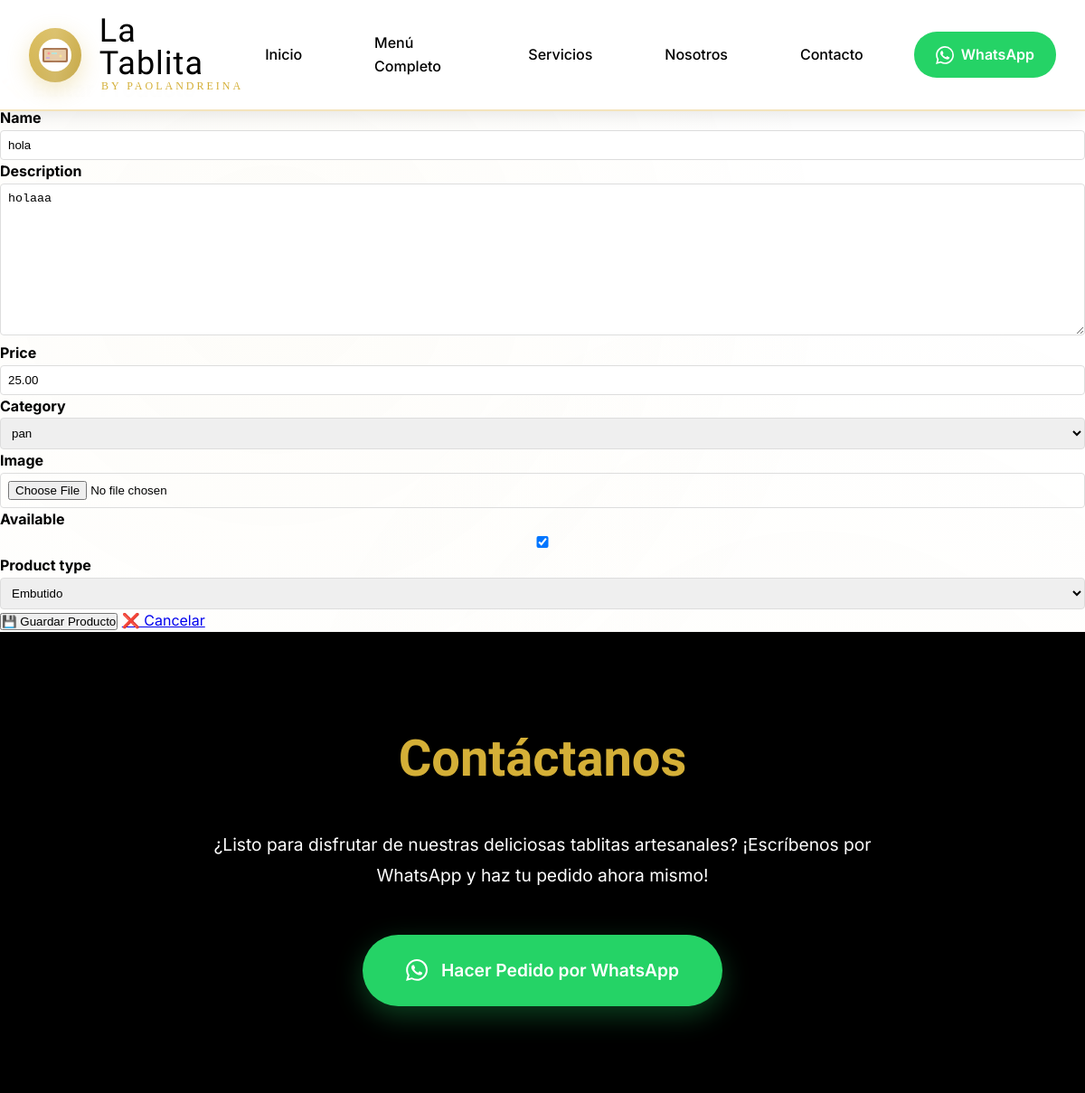
The page /products/1/update/ (signed in) on the database its author committed.
### products/models.py (models this page shows, shortened)
class Product(models.Model):
    name = models.CharField(max_length=200)
    description = models.TextField()
    price = models.DecimalField(max_digits=10, decimal_places=2)
    category = models.ForeignKey(Category, on_delete=models.CASCADE)
    image = models.ImageField(upload_to='products/', blank=True)
    available = models.BooleanField(default=True)
    created_at = models.DateTimeField(auto_now_add=True)
    slug = models.SlugField(unique=True, blank=True)
    PRODUCT_TYPES = [
        ('embutido', 'Embutido'),
        ('queso', 'Queso'),
        ('fiambre', 'Fiambre'),
        ('bebida', 'Bebida'),
        ('tablita', 'Tablita'),
        ('panini', 'Panini'),
        ('otros', 'Otros'),
    ]
    product_type = models.CharField(max_length=20, choices=PRODUCT_TYPES, default='otros')

### products/views.py (the view)
# urls.py: path('<int:pk>/update/', views.ProductUpdateView.as_view(), name='product_update'),
class ProductUpdateView(LoginRequiredMixin, UpdateView):
    model = Product
    template_name = 'products/product_form.html'
    fields = ['name', 'description', 'price', 'category', 'image', 'available', 'product_type']
    success_url = reverse_lazy('products:product_list')

### products/models.py (called while the page is built)
    def __str__(self):
        return self.name

### templates/products/product_form.html (shortened to what this page needs)
{% extends 'base.html' %}
{% block content %}
<div class="container">
    <div class="row justify-content-center">
        <div class="col-md-8">
            <div class="card">
                <div class="card-header">
                    <h2 class="mb-0">{% if object %}✏️ Editar{% else %}➕ Crear{% endif %} Producto</h2>
                </div>
                <div class="card-body">
                    <form method="post" enctype="multipart/form-data">
                        {% for field in form %}
                        <div class="mb-3">
                            <label for="{{ field.id_for_label }}" class="form-label">
                                <strong>{{ field.label }}</strong>
                            </label>
                            {{ field }}
                        </div>
                        {% endfor %}
                        <div class="d-grid gap-2 d-md-flex justify-content-md-end">
                            <button type="submit" class="btn btn-success">💾 Guardar Producto</button>
                            <a href="{% url 'products:product_list' %}" class="btn btn-secondary">❌ Cancelar</a>
                        </div>
                    </form>
                </div>
            </div>
        </div>
    </div>
</div>
{% endblock %}

### templates/base.html (style rules this page uses)
* { margin: 0; padding: 0; box-sizing: border-box; }
:root { --primary-gold: #D4AF37; --secondary-gold: #F4E4BC; --dark-gold: #B8941F; --pure-black: #000000; --soft-black: #1a1a1a; --pure-white: #ffffff; --off-white: #fafafa; --light-gray: #f5f5f5; }
body { font-family: 'Inter', sans-serif; background-color: var(--pure-white); color: var(--pure-black); line-height: 1.6; overflow-x: hidden; }
body::before { content: ''; position: fixed; top: 0; left: 0; width: 100%; height: 100%; background: radial-gradient(circle at 25% 25%, rgba(212, 175, 55, 0.03) 0%, transparent 50%), radial-gradient(circle at 75% 75%, rgba(212, 175, 55, 0.02) 0%, transparent 50%); pointer-events: none; z-index: -1; }

### templates/products/product_form.html (style rules this page uses)
input, select, textarea { width: 100%; padding: 8px; border: 1px solid #ddd; border-radius: 4px; }

### rows shown on the page
Product: form "hola" "holaaa" "25.00" "pan" "☑" "Embutido"

### other values the page prints
{{ field.label }} "Name" "Description" "Price" "Category" "Image" "Available" "Product type"
